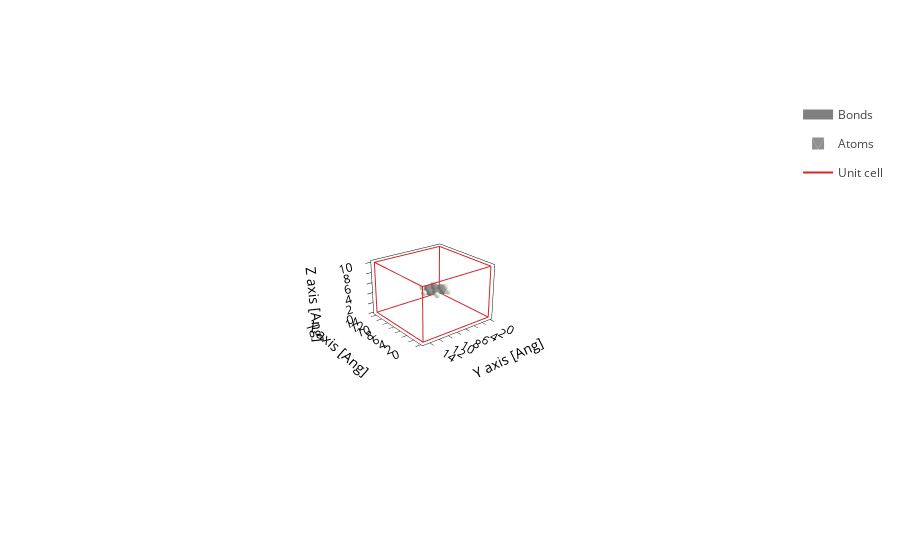

This figure's notebook cell:
### Code cell
ben_centered.plot()

### Figure 1 — Plotly figure (JSON) as saved in the notebook; plotly's stock layout.template omitted (floating-point values rounded to 4 significant figures; data arrays with more than 128 entries replaced by an {"elided": "..."} marker saying what was removed)
{"data": [{"line": {"color": "gray", "width": 10}, "meta": {}, "mode": "lines", "name": "Bonds", "opacity": 1, "type": "scatter3d", "x": {"elided": "252 float values"}, "y": {"elided": "252 float values"}, "z": {"elided": "252 float values"}}, {"alphahull": 0, "color": "#909090", "hovertemplate": "%{meta.position}", "legendgroup": "Atoms", "meta": {"meta": {"Atoms_i": 0}, "position": "(8.23, 7.71, 5.00)"}, "name": "Atoms", "opacity": 1, "showlegend": true, "showscale": false, "type": "mesh3d", "x": {"elided": "225 float values"}, "y": {"elided": "225 float values"}, "z": {"elided": "225 float values"}}, {"alphahull": 0, "color": "#EDEADE", "hovertemplate": "%{meta.position}", "legendgroup": "Atoms", "meta": {"meta": {"Atoms_i": 1}, "position": "(9.20, 8.27, 5.00)"}, "name": "Atoms", "opacity": 1, "showlegend": false, "showscale": false, "type": "mesh3d", "x": {"elided": "225 float values"}, "y": {"elided": "225 float values"}, "z": {"elided": "225 float values"}}, {"alphahull": 0, "color": "#909090", "hovertemplate": "%{meta.position}", "legendgroup": "Atoms", "meta": {"meta": {"Atoms_i": 2}, "position": "(7.00, 8.42, 5.00)"}, "name": "Atoms", "opacity": 1, "showlegend": false, "showscale": false, "type": "mesh3d", "x": {"elided": "225 float values"}, "y": {"elided": "225 float values"}, "z": {"elided": "225 float values"}}, {"alphahull": 0, "color": "#EDEADE", "hovertemplate": "%{meta.position}", "legendgroup": "Atoms", "meta": {"meta": {"Atoms_i": 3}, "position": "(7.00, 9.54, 5.00)"}, "name": "Atoms", "opacity": 1, "showlegend": false, "showscale": false, "type": "mesh3d", "x": {"elided": "225 float values"}, "y": {"elided": "225 float values"}, "z": {"elided": "225 float values"}}, {"alphahull": 0, "color": "#909090", "hovertemplate": "%{meta.position}", "legendgroup": "Atoms", "meta": {"meta": {"Atoms_i": 4}, "position": "(5.77, 7.71, 5.00)"}, "name": "Atoms", "opacity": 1, "showlegend": false, "showscale": false, "type": "mesh3d", "x": {"elided": "225 float values"}, "y": {"elided": "225 float values"}, "z": {"elided": "225 float values"}}, {"alphahull": 0, "color": "#EDEADE", "hovertemplate": "%{meta.position}", "legendgroup": "Atoms", "meta": {"meta": {"Atoms_i": 5}, "position": "(4.80, 8.27, 5.00)"}, "name": "Atoms", "opacity": 1, "showlegend": false, "showscale": false, "type": "mesh3d", "x": {"elided": "225 float values"}, "y": {"elided": "225 float values"}, "z": {"elided": "225 float values"}}, {"alphahull": 0, "color": "#909090", "hovertemplate": "%{meta.position}", "legendgroup": "Atoms", "meta": {"meta": {"Atoms_i": 6}, "position": "(5.77, 6.29, 5.00)"}, "name": "Atoms", "opacity": 1, "showlegend": false, "showscale": false, "type": "mesh3d", "x": {"elided": "225 float values"}, "y": {"elided": "225 float values"}, "z": {"elided": "225 float values"}}, {"alphahull": 0, "color": "#EDEADE", "hovertemplate": "%{meta.position}", "legendgroup": "Atoms", "meta": {"meta": {"Atoms_i": 7}, "position": "(4.80, 5.73, 5.00)"}, "name": "Atoms", "opacity": 1, "showlegend": false, "showscale": false, "type": "mesh3d", "x": {"elided": "225 float values"}, "y": {"elided": "225 float values"}, "z": {"elided": "225 float values"}}, {"alphahull": 0, "color": "#909090", "hovertemplate": "%{meta.position}", "legendgroup": "Atoms", "meta": {"meta": {"Atoms_i": 8}, "position": "(7.00, 5.58, 5.00)"}, "name": "Atoms", "opacity": 1, "showlegend": false, "showscale": false, "type": "mesh3d", "x": {"elided": "225 float values"}, "y": {"elided": "225 float values"}, "z": {"elided": "225 float values"}}, {"alphahull": 0, "color": "#EDEADE", "hovertemplate": "%{meta.position}", "legendgroup": "Atoms", "meta": {"meta": {"Atoms_i": 9}, "position": "(7.00, 4.46, 5.00)"}, "name": "Atoms", "opacity": 1, "showlegend": false, "showscale": false, "type": "mesh3d", "x": {"elided": "225 float values"}, "y": {"elided": "225 float values"}, "z": {"elided": "225 float values"}}, {"alphahull": 0, "color": "#909090", "hovertemplate": "%{meta.position}", "legendgroup": "Atoms", "meta": {"meta": {"Atoms_i": 10}, "position": "(8.23, 6.29, 5.00)"}, "name": "Atoms", "opacity": 1, "showlegend": false, "showscale": false, "type": "mesh3d", "x": {"elided": "225 float values"}, "y": {"elided": "225 float values"}, "z": {"elided": "225 float values"}}, {"alphahull": 0, "color": "#EDEADE", "hovertemplate": "%{meta.position}", "legendgroup": "Atoms", "meta": {"meta": {"Atoms_i": 11}, "position": "(9.20, 5.73, 5.00)"}, "name": "Atoms", "opacity": 1, "showlegend": false, "showscale": false, "type": "mesh3d", "x": {"elided": "225 float values"}, "y": {"elided": "225 float values"}, "z": {"elided": "225 float values"}}, {"meta": {}, "mode": "lines", "name": "Unit cell", "type": "scatter3d", "x": [0.0, 0.0, 14.4, 14.4, 0.0, 0.0, NaN, 0.0, 0.0, 0.0, 14.4, 14.4, 0.0, NaN, 14.4, 14.4, NaN, 14.4, 14.4], "y": [0.0, 15.08, 15.08, 15.08, 15.08, 15.08, NaN, 15.08, 0.0, 0.0, 0.0, 0.0, 0.0, NaN, 15.08, 0.0, NaN, 15.08, 0.0], "z": [0.0, 0.0, 0.0, 10.0, 10.0, 0.0, NaN, 10.0, 10.0, 0.0, 0.0, 10.0, 10.0, NaN, 0.0, 0.0, NaN, 10.0, 10.0]}], "layout": {"autosize": true, "scene": {"aspectmode": "data", "aspectratio": {"x": 1.112, "y": 1.165, "z": 0.7723}, "camera": {"center": {"x": 0, "y": 0, "z": 0}, "eye": {"x": -4.397, "y": 3.445, "z": 2.399}, "projection": {"type": "perspective"}, "up": {"x": 0, "y": 0, "z": 1}}, "xaxis": {"title": {"text": "X axis [Ang]"}, "type": "linear"}, "yaxis": {"title": {"text": "Y axis [Ang]"}, "type": "linear"}, "zaxis": {"title": {"text": "Z axis [Ang]"}, "type": "linear"}}, "xaxis": {"scaleanchor": "y", "scaleratio": 1, "title": {"text": "X axis [Ang]"}}, "yaxis": {"title": {"text": "Y axis [Ang]"}}}}
